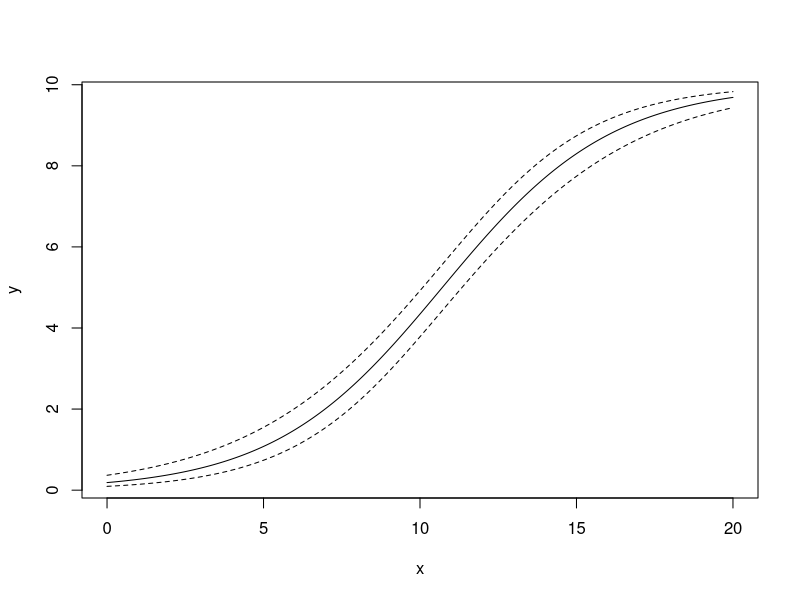

Recreate this plot in R.
# Read the data (Session --> Set Working Directory --> To source file location)
DF <- read.csv("example_data_ratios.csv")

# Fit the model
n   <- 10
GLM <- glm(cbind(correct, n - correct) ~ time,
           family = binomial(link = "logit"), data = DF)

# Enter the estimates
intercept   <- coef(GLM)[1]
slope       <- coef(GLM)[2]
inverselink <- function(eta){
  1 / (exp(-eta) + 1)
}

# Create a large sequence of numbers along the x-axis
x <- seq(0, 20, length.out = 1000)

# The following gives us two things:
#  - Predictions of lambda for every value of x
#  - A standard error at that value of x
pred <- predict(GLM, newdata = list(time = x), type = "link", se.fit = TRUE)

# Combined, those two can create a 95% CI on the scale of linear predictor.
# On this scale (not on the original scale!), we can use a normal-approximation.
eta     <- pred$fit
eta_lwr <- pred$fit + qnorm(0.025) * pred$se.fit
eta_upr <- pred$fit + qnorm(0.975) * pred$se.fit
  
# Compute the resulting values on the y-axis (and multiply by n)
y     <- inverselink(eta) * n
y_lwr <- inverselink(eta_lwr) * n
y_upr <- inverselink(eta_upr) * n

# Plot the resulting model
plot(x, y, type = "l")

# Add the confidence band
lines(x, y_lwr, lty = "dashed")
lines(x, y_upr, lty = "dashed")
